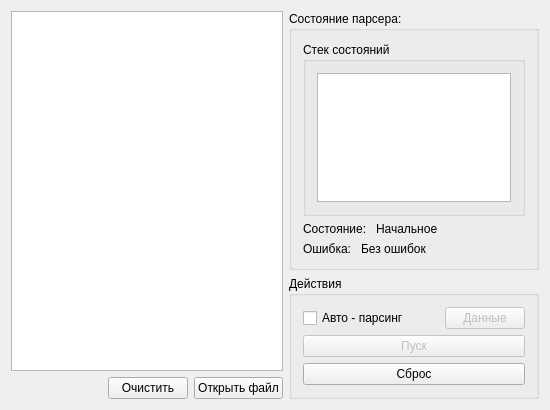
<?xml version="1.0" encoding="UTF-8"?>
<ui version="4.0">
 <class>MainWindow</class>
 <widget class="QMainWindow" name="MainWindow">
  <property name="geometry">
   <rect>
    <x>0</x>
    <y>0</y>
    <width>550</width>
    <height>410</height>
   </rect>
  </property>
  <property name="minimumSize">
   <size>
    <width>550</width>
    <height>410</height>
   </size>
  </property>
  <property name="windowTitle">
   <string>Json Визуализатор</string>
  </property>
  <property name="layoutDirection">
   <enum>Qt::LeftToRight</enum>
  </property>
  <property name="autoFillBackground">
   <bool>false</bool>
  </property>
  <widget class="QWidget" name="centralWidget">
   <layout class="QHBoxLayout" name="horizontalLayout_2">
    <item>
     <layout class="QVBoxLayout" name="verticalLayout">
      <item>
       <widget class="QPlainTextEdit" name="mainTextEdit"/>
      </item>
      <item>
       <layout class="QHBoxLayout" name="horizontalLayout">
        <item>
         <spacer name="horizontalSpacer">
          <property name="orientation">
           <enum>Qt::Horizontal</enum>
          </property>
          <property name="sizeHint" stdset="0">
           <size>
            <width>40</width>
            <height>20</height>
           </size>
          </property>
         </spacer>
        </item>
        <item>
         <widget class="QPushButton" name="clearButton">
          <property name="text">
           <string>Очистить</string>
          </property>
         </widget>
        </item>
        <item>
         <widget class="QPushButton" name="openButton">
          <property name="sizePolicy">
           <sizepolicy hsizetype="Fixed" vsizetype="Fixed">
            <horstretch>0</horstretch>
            <verstretch>0</verstretch>
           </sizepolicy>
          </property>
          <property name="text">
           <string>Открыть файл</string>
          </property>
         </widget>
        </item>
       </layout>
      </item>
     </layout>
    </item>
    <item>
     <layout class="QVBoxLayout" name="verticalLayout_2">
      <item>
       <widget class="QGroupBox" name="groupBox">
        <property name="sizePolicy">
         <sizepolicy hsizetype="Fixed" vsizetype="Minimum">
          <horstretch>0</horstretch>
          <verstretch>0</verstretch>
         </sizepolicy>
        </property>
        <property name="minimumSize">
         <size>
          <width>250</width>
          <height>0</height>
         </size>
        </property>
        <property name="title">
         <string>Состояние парсера:</string>
        </property>
        <layout class="QVBoxLayout" name="verticalLayout_3">
         <item>
          <widget class="QGroupBox" name="groupBox_3">
           <property name="title">
            <string>Стек состояний</string>
           </property>
           <layout class="QGridLayout" name="gridLayout">
            <item row="0" column="0">
             <widget class="QListWidget" name="stackListWidget"/>
            </item>
           </layout>
          </widget>
         </item>
         <item>
          <layout class="QHBoxLayout" name="horizontalLayout_3">
           <item>
            <widget class="QLabel" name="label">
             <property name="sizePolicy">
              <sizepolicy hsizetype="Fixed" vsizetype="Fixed">
               <horstretch>0</horstretch>
               <verstretch>0</verstretch>
              </sizepolicy>
             </property>
             <property name="text">
              <string>Состояние: </string>
             </property>
            </widget>
           </item>
           <item>
            <widget class="QLabel" name="stateLabel">
             <property name="text">
              <string>Начальное</string>
             </property>
            </widget>
           </item>
          </layout>
         </item>
         <item>
          <layout class="QHBoxLayout" name="horizontalLayout_4">
           <item>
            <widget class="QLabel" name="label_3">
             <property name="sizePolicy">
              <sizepolicy hsizetype="Fixed" vsizetype="Fixed">
               <horstretch>0</horstretch>
               <verstretch>0</verstretch>
              </sizepolicy>
             </property>
             <property name="text">
              <string>Ошибка: </string>
             </property>
            </widget>
           </item>
           <item>
            <widget class="QLabel" name="errorLabel">
             <property name="sizePolicy">
              <sizepolicy hsizetype="Preferred" vsizetype="Preferred">
               <horstretch>0</horstretch>
               <verstretch>0</verstretch>
              </sizepolicy>
             </property>
             <property name="text">
              <string>Без ошибок</string>
             </property>
            </widget>
           </item>
          </layout>
         </item>
        </layout>
       </widget>
      </item>
      <item>
       <widget class="QGroupBox" name="groupBox_2">
        <property name="sizePolicy">
         <sizepolicy hsizetype="Fixed" vsizetype="Fixed">
          <horstretch>0</horstretch>
          <verstretch>0</verstretch>
         </sizepolicy>
        </property>
        <property name="minimumSize">
         <size>
          <width>250</width>
          <height>0</height>
         </size>
        </property>
        <property name="title">
         <string>Действия</string>
        </property>
        <layout class="QVBoxLayout" name="verticalLayout_4">
         <item>
          <layout class="QHBoxLayout" name="horizontalLayout_5">
           <item>
            <widget class="QCheckBox" name="autoCheckBox">
             <property name="text">
              <string>Авто - парсинг</string>
             </property>
            </widget>
           </item>
           <item>
            <widget class="QPushButton" name="dataButton">
             <property name="enabled">
              <bool>false</bool>
             </property>
             <property name="sizePolicy">
              <sizepolicy hsizetype="Fixed" vsizetype="Fixed">
               <horstretch>0</horstretch>
               <verstretch>0</verstretch>
              </sizepolicy>
             </property>
             <property name="text">
              <string>Данные</string>
             </property>
            </widget>
           </item>
          </layout>
         </item>
         <item>
          <widget class="QPushButton" name="parseButton">
           <property name="enabled">
            <bool>false</bool>
           </property>
           <property name="sizePolicy">
            <sizepolicy hsizetype="Preferred" vsizetype="Fixed">
             <horstretch>0</horstretch>
             <verstretch>0</verstretch>
            </sizepolicy>
           </property>
           <property name="text">
            <string>Пуск</string>
           </property>
          </widget>
         </item>
         <item>
          <widget class="QPushButton" name="resetButton">
           <property name="sizePolicy">
            <sizepolicy hsizetype="Preferred" vsizetype="Fixed">
             <horstretch>0</horstretch>
             <verstretch>0</verstretch>
            </sizepolicy>
           </property>
           <property name="text">
            <string>Сброс</string>
           </property>
           <property name="autoDefault">
            <bool>false</bool>
           </property>
           <property name="default">
            <bool>false</bool>
           </property>
           <property name="flat">
            <bool>false</bool>
           </property>
          </widget>
         </item>
        </layout>
       </widget>
      </item>
     </layout>
    </item>
   </layout>
  </widget>
 </widget>
 <layoutdefault spacing="6" margin="11"/>
 <tabstops>
  <tabstop>mainTextEdit</tabstop>
  <tabstop>clearButton</tabstop>
  <tabstop>openButton</tabstop>
  <tabstop>stackListWidget</tabstop>
  <tabstop>autoCheckBox</tabstop>
  <tabstop>dataButton</tabstop>
  <tabstop>parseButton</tabstop>
  <tabstop>resetButton</tabstop>
 </tabstops>
 <resources/>
 <connections>
  <connection>
   <sender>clearButton</sender>
   <signal>clicked()</signal>
   <receiver>mainTextEdit</receiver>
   <slot>clear()</slot>
   <hints>
    <hint type="sourcelabel">
     <x>155</x>
     <y>385</y>
    </hint>
    <hint type="destinationlabel">
     <x>165</x>
     <y>304</y>
    </hint>
   </hints>
  </connection>
 </connections>
</ui>
